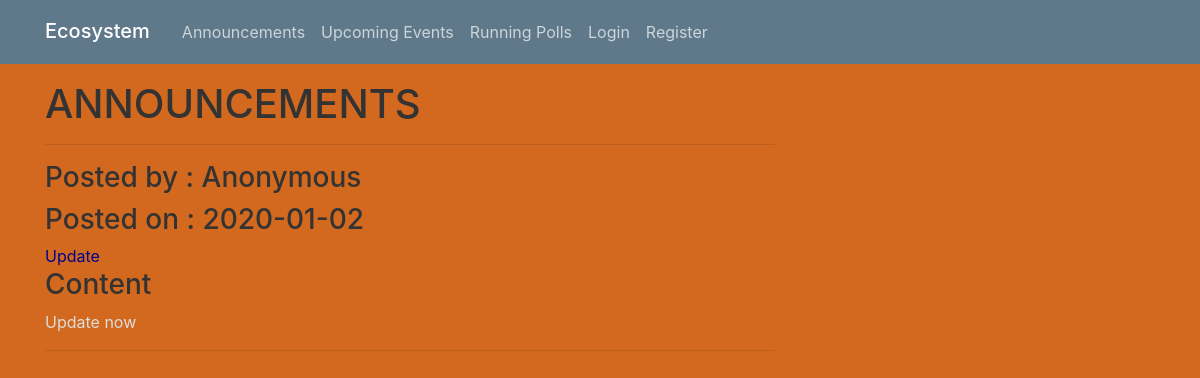
Before: /announcements with the older database file.
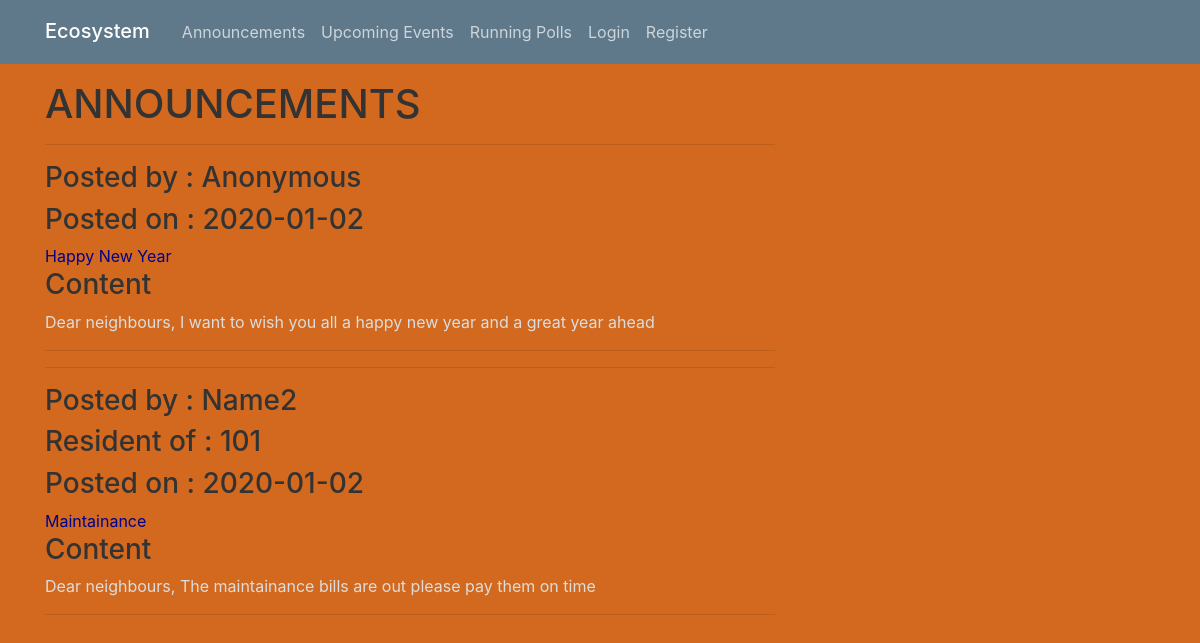
After: the same page with the newer database file.
### ecosystem/models.py (models this page shows, shortened)
class Post(db.Model):
    id = db.Column(db.Integer, primary_key = True)
    title = db.Column(db.String(100), nullable= False)
    date_posted = db.Column(db.DateTime, nullable=False, default=datetime.utcnow())
    content = db.Column(db.Text, nullable=False)
    user_id = db.Column(db.Integer, db.ForeignKey('user.id'), nullable=False)
    anonymity = db.Column(db.Boolean, default = False)

class User(db.Model, UserMixin):
    id = db.Column(db.Integer, primary_key = True)
    username = db.Column(db.String(20), unique=True, nullable=False)
    name = db.Column(db.String(20), nullable=False)
    apt_no = db.Column(db.String(3), nullable=False, unique=True)
    password = db.Column(db.String(60), nullable=False)
    posts = db.relationship('Post', backref='author', lazy=True)
    events = db.relationship('Event', backref='author', lazy=True)
    polls = db.relationship('Poll', backref='author', lazy=True)

### ecosystem/routes.py (the view)
@app.route("/announcements")
def home():
    posts = Post.query.all()
    return render_template('announcements.html', posts=posts)

### ecosystem/templates/announcements.html
{% extends "layout.html" %}
{% block content %}
    <h1>ANNOUNCEMENTS</h1>
    {% for post in posts %}
        <hr>
        {% if post.anonymity == False %}
            <h3>Posted by : {{ post.author.name }}</h3>
            <h3>Resident of : {{ post.author.apt_no }}</h3>
        {% else %}
            <h3>Posted by : Anonymous</h3>
        {% endif %}
        <h3>Posted on : {{ post.date_posted.strftime('%Y-%m-%d') }}</h3>
        <a href={{ url_for('post', post_id = post.id) }}>{{ post.title }}</a>
        <h3>Content</h3>
        <p>{{ post.content }}</p>
        <hr>
    {% endfor %}
{% endblock content %}

Changed rows visible on the page:
changed Post: title "Update" → "Happy New Year"; content "Update now" → "Dear neighbours, I want to wish you all a happy new year and a great year ahead"
added Post: author.name "Name2", author.apt_no "101", date_posted "2020-01-02", title "Maintainance", content "Dear neighbours, The maintainance bills are out please pay them on time"
